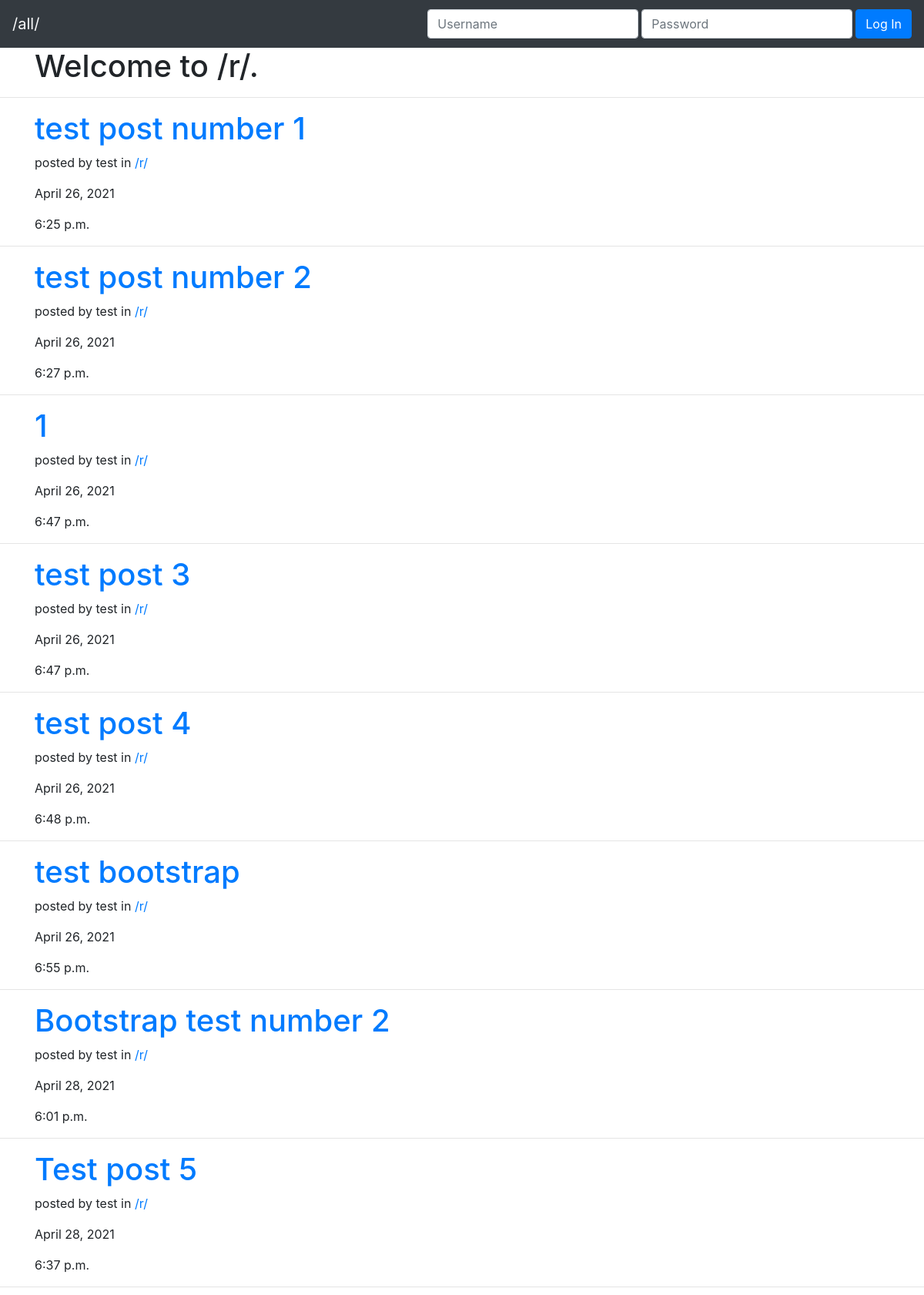
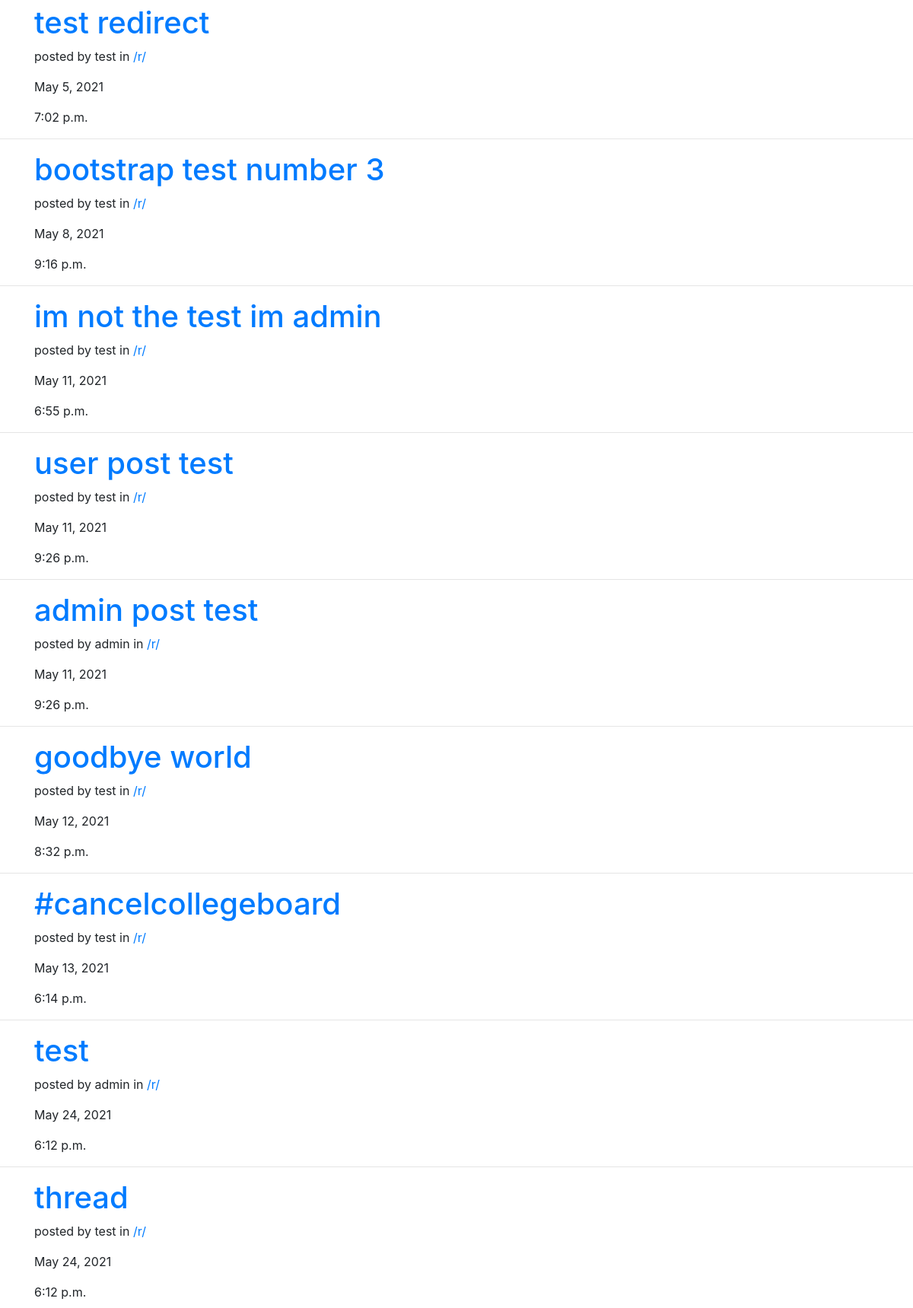
Page /threads/1/ (upper part) on the committed database (2 pictures, top to bottom).
### post/models.py (models this page shows, shortened)
class Post(models.Model):
    id = models.BigAutoField(primary_key=True)
    userPosted = models.ForeignKey(User, on_delete=models.CASCADE,null=True, blank=True)
    thread = models.ForeignKey(Thread, on_delete=models.CASCADE,null=True, blank=True)
    title = models.CharField(max_length=30)
    content = models.CharField(max_length=2000)
    pub_date = models.DateTimeField('date published')
    def __str__(self):
        return (str(self.id) + ': "' + self.title + '"' + " by " + str(self.userPosted))

class Thread(models.Model):
    title = models.TextField(max_length=3)

### post/views.py (the view, shortened to what this page needs)
# urls.py: path('threads/<str:thread_id>/', views.ThreadView.as_view(), name='threadview'),
class ThreadView(View):
    def get(self, request, thread_id):
        request_thread = get_object_or_404(Thread, pk=thread_id)
        post_objects = Post.objects.filter(thread=request_thread).order_by("pub_date")
        print(post_objects)
        context = {"post_objects": post_objects, "title": request_thread.title}
        return render(request, "post/threadList.html", context)

### post/templates/post/threadList.html (shortened to what this page needs)
<!DOCTYPE html>
<html lang="en">
<head>
    <link rel="stylesheet" href="https://maxcdn.bootstrapcdn.com/bootstrap/4.0.0/css/bootstrap.min.css"
 />
</head>
<body>
    <nav class="navbar navbar-expand-lg navbar-dark bg-dark">
        <a class="navbar-brand text-light" href="/all/">/all/</a>
        {% if user.is_authenticated %}
        <!-- If someone is logged in, we welocme them and give them <thead>
                opportunity to log out. -->
        <div class="collapse navbar-collapse" id="navbarText">
            <ul class="navbar-nav mr-auto">
                <!-- <li class="nav-item">
                    <span class="navbar-text"> Welcome, {{user}}! </span>
                </li> -->
                <li class="nav-item">
                    <a class="nav-link" href="../../new/">Create Post</a>
                </li>
                <li class="nav-item">
                    <a class="nav-link" href="../../new/thread">Create Thread</a>
                </li>
            </ul>
            <span class="navbar-text mr-3">
                Welcome, {{user}}!
            </span>
            <form class="form-inline" action="" method="POST">
                {% csrf_token %}
                <input type="hidden" name="logout" value="logout"></input>
                <button type="submit" class="btn btn-danger">Logout</button>
            </form>
        </div>
        {% else %}
        <div class="collapse navbar-collapse" id="navbarText">
            <form class="form-inline ml-auto" action="" method="POST">
                <input type="text" class="form-control mr-1 my-1" name="username" id="username" placeholder="Username" required />
                <input type="password" class="form-control mr-1 my-1" name="password" id="password" placeholder="Password" required />
                <button class="btn btn-primary my-2 my-sm-0" type="submit">
                    Log In
                </button>
            </form>
        </div>
        {% endif %}
    </nav>
    <div class="container">
        <h1>Welcome to /{{title}}/.</h1>
    </div>
    <hr />
    {% for post in post_objects %}
    <div class="container">
        <h1><a href="/posts/{{post.id}}">{{post.title}}</a></h1>
        <p>posted by {{post.userPosted}} in <a href="/threads/{{post.thread.id}}">/{{post.thread.title}}/</a></p>
        <p>{{post.pub_date.date}}</p>
        <p>{{post.pub_date.time}}</p>
    </div>
    <hr />
    {% endfor %}
</body>
</html>

### rows in the picture
Post: title "test post number 1", userPosted "test", thread "r", pub_date "April 26, 2021", pub_date.time "6:25 p.m."
Post: title "test post number 2", userPosted "test", thread "r", pub_date "April 26, 2021", pub_date.time "6:27 p.m."
Post: title "1", userPosted "test", thread "r", pub_date "April 26, 2021", pub_date.time "6:47 p.m."
Post: title "test post 3", userPosted "test", thread "r", pub_date "April 26, 2021", pub_date.time "6:47 p.m."
Post: title "test post 4", userPosted "test", thread "r", pub_date "April 26, 2021", pub_date.time "6:48 p.m."
Post: title "test bootstrap", userPosted "test", thread "r", pub_date "April 26, 2021", pub_date.time "6:55 p.m."
Post: title "Bootstrap test number 2", userPosted "test", thread "r", pub_date "April 28, 2021", pub_date.time "6:01 p.m."
Post: title "Test post 5", userPosted "test", thread "r", pub_date "April 28, 2021", pub_date.time "6:37 p.m."
Post: title "test redirect", userPosted "test", thread "r", pub_date "May 5, 2021", pub_date.time "7:02 p.m."
Post: title "bootstrap test number 3", userPosted "test", thread "r", pub_date "May 8, 2021", pub_date.time "9:16 p.m."
Post: title "im not the test im admin", userPosted "test", thread "r", pub_date "May 11, 2021", pub_date.time "6:55 p.m."
Post: title "user post test", userPosted "test", thread "r", pub_date "May 11, 2021", pub_date.time "9:26 p.m."
Post: title "admin post test", userPosted "admin", thread "r", pub_date "May 11, 2021", pub_date.time "9:26 p.m."
Post: title "goodbye world", userPosted "test", thread "r", pub_date "May 12, 2021", pub_date.time "8:32 p.m."
Post: title "#cancelcollegeboard", userPosted "test", thread "r", pub_date "May 13, 2021", pub_date.time "6:14 p.m."
Post: title "test", userPosted "admin", thread "r", pub_date "May 24, 2021", pub_date.time "6:12 p.m."
Post: title "thread", userPosted "test", thread "r", pub_date "May 24, 2021", pub_date.time "6:12 p.m."

### other values in the picture
{{ title }} "r"
